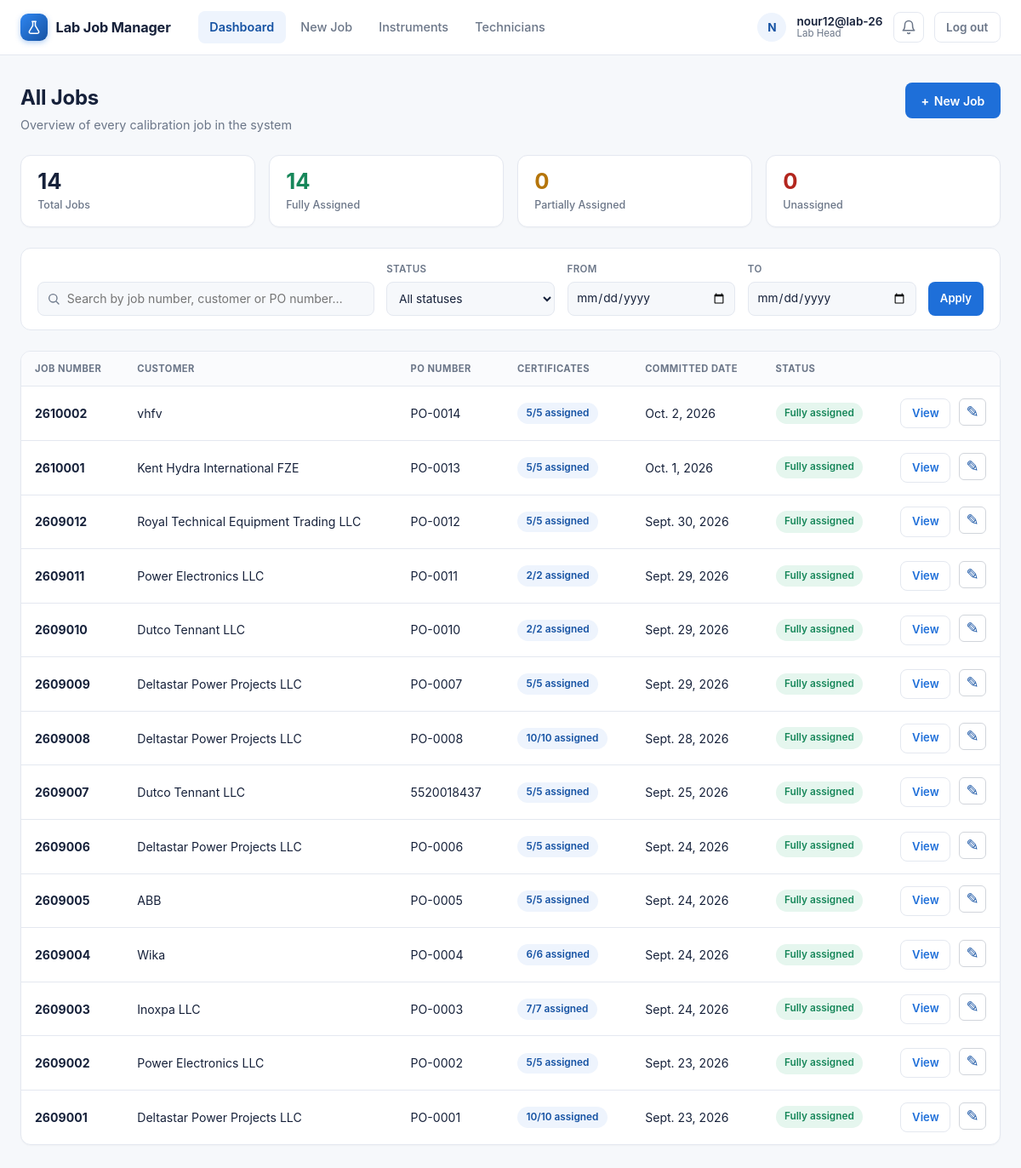
The app's page / (signed in), older data.
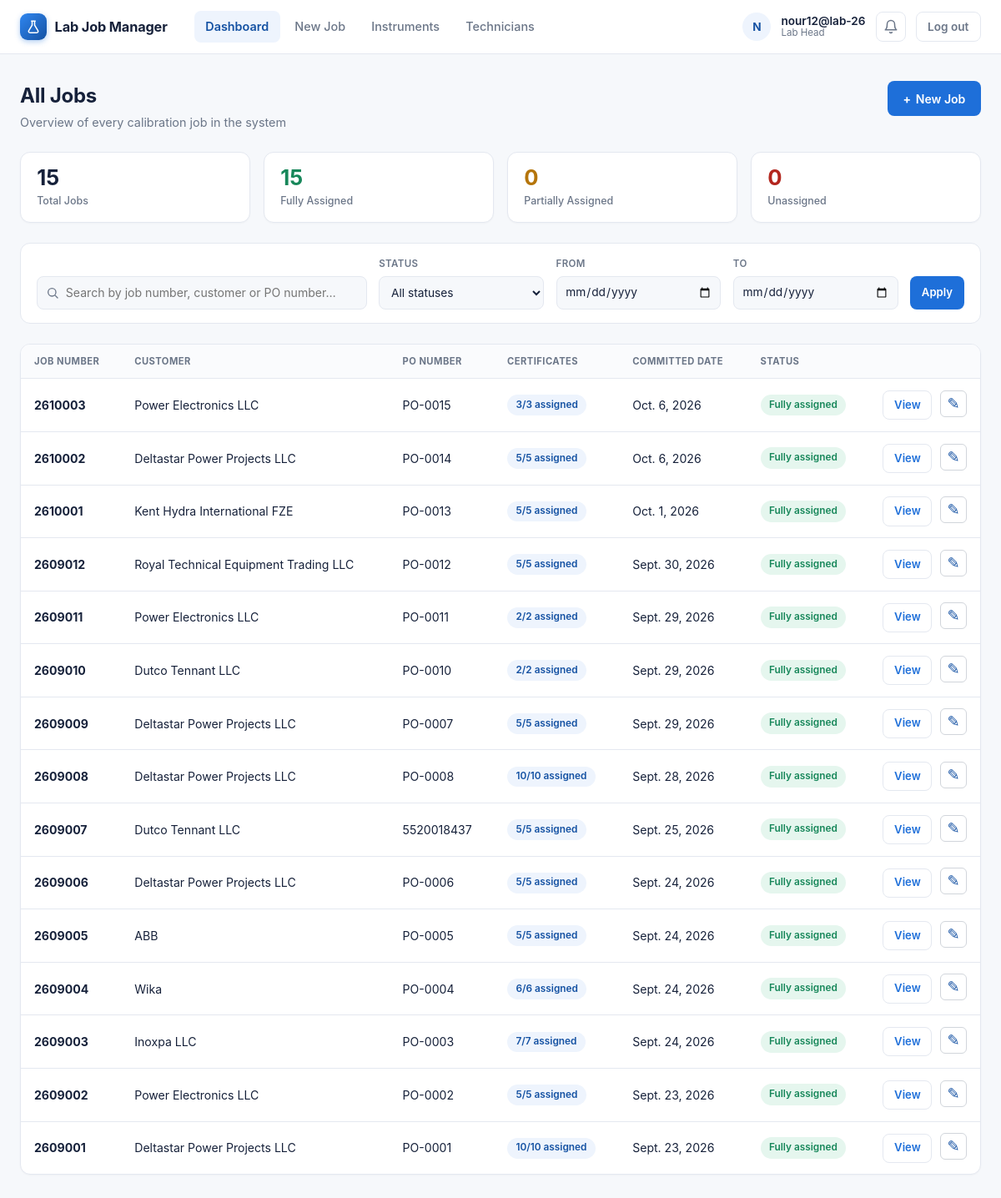
The same page, newer data.
### labmanager/models.py (models this page shows, shortened)
class User(AbstractUser):
    class Role(models.TextChoices):
        LAB_HEAD = "head", "Lab Head"
        TECHNICIAN = "technician", "Lab Technician"
    role = models.CharField(max_length=20, choices=Role.choices, default=Role.LAB_HEAD)
    @property
    def is_lab_head(self):
        return self.role == self.Role.LAB_HEAD

class Job(models.Model):
    job_number = models.CharField(max_length=20, unique=True, editable=False)
    customer_name = models.CharField(max_length=200)
    customer_address = models.TextField(blank=True)
    telephone_number = models.CharField(
        max_length=50,
        blank=True
    )
    fax_number = models.CharField(
        max_length=50,
        blank=True
    )
    location = models.CharField(
        max_length=200,
        blank=True,
        choices=LOCATION_CHOICES
    )
    scope_of_work = models.CharField(
        max_length=500,
        blank=True
    )
    po_number = models.CharField(max_length=100)
    quantity = models.PositiveIntegerField(help_text="Total number of certificates for this job")
    committed_date = models.DateField(null=True, blank=True)
    created_by = models.ForeignKey(User, on_delete=models.PROTECT, related_name="jobs_created")
    created_at = models.DateTimeField(auto_now_add=True)
    class Meta:
        ordering = ["-created_at"]
    @property
    def certificates_assigned_count(self):
        return sum(li.quantity for li in self.line_items.all())

class JobLineItem(models.Model):
    job = models.ForeignKey(Job, on_delete=models.CASCADE, related_name="line_items")
    instrument = models.ForeignKey(Instrument, on_delete=models.PROTECT, related_name="line_items")
    model = models.CharField(max_length=150, blank=True)
    range_from = models.DecimalField(max_digits=12, decimal_places=2, null=True, blank=True)
    range_to = models.DecimalField(max_digits=12, decimal_places=2, null=True, blank=True)
    unit = models.CharField(max_length=50, blank=True, null=True, choices=UNIT_CHOICES)
    quantity = models.PositiveIntegerField(default=1)
    assigned_to = models.ForeignKey(User, on_delete=models.PROTECT,  related_name="assigned_line_items", limit_choices_to={"role": User.Role.TECHNICIAN},)
    calibration_points = models.PositiveIntegerField(default=1)
    calibration_validity_value = models.PositiveIntegerField(
        null=True,
        blank=True,
        verbose_name="Calibration Validity",
    )
    calibration_validity_unit = models.CharField(
        max_length=10,
        choices=CALIBRATION_VALIDITY_UNIT_CHOICES,
        default="years",
        blank=True,
    )
    reference_procedure = models.CharField(max_length=150, blank=True, choices=REFERENCE_PROCEDURE_CHOICES)

### labmanager/views.py (the view, shortened to what this page needs)
# urls.py: path("", views.dashboard, name="dashboard"),
@login_required
def dashboard(request):
    if request.user.is_lab_head:
        jobs = Job.objects.all()
    else:
        jobs = Job.objects.filter(line_items__assigned_to=request.user).distinct()
    search_query = request.GET.get("q", "").strip()
    status_filter = request.GET.get("status", "").strip()
    date_from = request.GET.get("date_from", "").strip()
    date_to = request.GET.get("date_to", "").strip()
    if date_from:
        jobs = jobs.filter(committed_date__gte=date_from)
    if date_to:
        jobs = jobs.filter(committed_date__lte=date_to)
    jobs = jobs.distinct()
    jobs_list = list(jobs)
    complete_count = 0
    partial_count = 0
    unassigned_count = 0
    for job in jobs_list:
        assigned = job.certificates_assigned_count
        job.assignment_percent = int(round((assigned / job.quantity) * 100)) if job.quantity else 0
        if assigned <= 0:
            job.assignment_status = "unassigned"
            unassigned_count += 1
        elif assigned < job.quantity:
            job.assignment_status = "partial"
            partial_count += 1
        else:
            job.assignment_status = "complete"
            complete_count += 1
    if status_filter in ("complete", "partial", "unassigned"):
        jobs_list = [j for j in jobs_list if j.assignment_status == status_filter]
    context = {
        "jobs": jobs_list,
        "search_query": search_query,
        "status_filter": status_filter,
        "date_from": date_from,
        "date_to": date_to,
        "total_jobs": len(jobs_list) if not status_filter else (complete_count + partial_count + unassigned_count),
        "complete_count": complete_count,
        "partial_count": partial_count,
        "unassigned_count": unassigned_count,
    }
    return render(request, "labmanager/dashboard.html", context)

### labmanager/context_processors.py (called while the page is built)
def notifications(request):
    user = getattr(request, "user", None)
    if not user or not user.is_authenticated:
        return {}
    qs = Notification.objects.filter(recipient=user)
    return {
        "unread_notification_count": qs.filter(is_read=False).count(),
        "recent_notifications": list(qs[:10]),
    }

### labmanager/templates/labmanager/dashboard.html (shortened to what this page needs)
{% extends "labmanager/base.html" %}
{% block content %}
<div class="dash-page">
    <div class="dash-header">
        <div>
            <h1>{% if user.is_lab_head %}All Jobs{% else %}My Assigned Jobs{% endif %}</h1>
            <p class="dash-sub">
                {% if user.is_lab_head %}
                    Overview of every calibration job in the system
                {% else %}
                    Jobs with instruments currently assigned to you
                {% endif %}
            </p>
        </div>
        {% if user.is_lab_head %}
            <a class="dash-btn dash-btn-primary" href="{% url 'job_create' %}">
                <span class="dash-btn-icon">+</span> New Job
            </a>
        {% endif %}
    </div>
    <div class="dash-stats">
        <div class="dash-stat">
            <span class="dash-stat-value">{{ total_jobs }}</span>
            <span class="dash-stat-label">Total Jobs</span>
        </div>
        <div class="dash-stat">
            <span class="dash-stat-value dash-stat-complete">{{ complete_count }}</span>
            <span class="dash-stat-label">Fully Assigned</span>
        </div>
        <div class="dash-stat">
            <span class="dash-stat-value dash-stat-partial">{{ partial_count }}</span>
            <span class="dash-stat-label">Partially Assigned</span>
        </div>
        <div class="dash-stat">
            <span class="dash-stat-value dash-stat-unassigned">{{ unassigned_count }}</span>
            <span class="dash-stat-label">Unassigned</span>
        </div>
    </div>
    <form method="get" class="dash-toolbar">
        <div class="dash-search">
            <input
                type="text"
                name="q"
                value="{{ search_query }}"
                placeholder="Search by job number, customer or PO number…"
                autocomplete="off"
            >
        </div>
        <div class="dash-filter-group">
            <label class="dash-filter-label" for="dash-status">Status</label>
            <select id="dash-status" name="status">
                <option value="" {% if not status_filter %}selected{% endif %}>All statuses</option>
            </select>
        </div>
        <div class="dash-filter-group">
            <label class="dash-filter-label" for="dash-date-from">From</label>
            <input type="date" id="dash-date-from" name="date_from" value="{{ date_from }}">
        </div>
        <div class="dash-filter-group">
            <label class="dash-filter-label" for="dash-date-to">To</label>
            <input type="date" id="dash-date-to" name="date_to" value="{{ date_to }}">
        </div>
        <div class="dash-filter-actions">
            <button type="submit" class="dash-btn dash-btn-primary dash-btn-small">Apply</button>
        </div>
    </form>
    <div class="dash-card">
        <div class="dash-table-wrap">
            <table class="dash-table">
                <thead>
                    <tr>
                        <th>Job Number</th>
                        <th>Customer</th>
                        <th>PO Number</th>
                        <th>Certificates</th>
                        <th>Committed Date</th>
                        <th>Status</th>
                        <th class="dash-col-action"></th>
                    </tr>
                </thead>
                <tbody>
                    {% for job in jobs %}
                    <tr>
                        <td data-label="Job Number"><span class="dash-job-number">{{ job.job_number }}</span></td>
                        <td data-label="Customer">{{ job.customer_name }}</td>
                        <td data-label="PO Number">{{ job.po_number }}</td>
                        <td><span class="pill">{{ job.certificates_assigned_count }}/{{ job.quantity }} assigned</span></td>
                        <td data-label="Committed Date">{{ job.committed_date|default:"—" }}</td>
                        <td data-label="Status">
                            {% if job.assignment_status == "complete" %}
                                <span class="dash-badge dash-badge-complete">Fully assigned</span>
                            {% elif job.assignment_status == "partial" %}
                                <span class="dash-badge dash-badge-partial">Partially assigned</span>
                            {% else %}
                                <span class="dash-badge dash-badge-unassigned">Unassigned</span>
                            {% endif %}
                        </td>
                        <td data-label="" class="dash-col-action">
                            <a
                                class="dash-btn dash-btn-ghost dash-btn-small"
                                href="{% url 'job_detail' job.pk %}">
                                View
                            </a>
                            {% if user.is_lab_head %}
                                <a
                                    class="dash-edit-icon"
                                    href="{% url 'job_edit' job.pk %}"
                                    title="Edit Job"
                                    aria-label="Edit Job">
                                    ✎
                                </a>
                            {% endif %}
                        </td>
                    </tr>
                    {% endfor %}
                </tbody>
            </table>
        </div>
    </div>
</div>
{% endblock %}

### labmanager/templates/labmanager/base.html (shortened to what this page needs)
{% load static %}
<!DOCTYPE html>
<html lang="en">
<head>
    <link rel="stylesheet" href="{% static 'styles.css' %}">
</head>
<body>
    {% with current=request.resolver_match.url_name %}
    <header class="topbar">
        <div class="topbar-inner">
            <a class="brand" href="{% url 'dashboard' %}">
                <span class="brand-mark">
                    <svg width="18" height="18" viewBox="0 0 24 24" fill="none" xmlns="http://www.w3.org/2000/svg">
                        <path d="M9 3h6M10 3v6.5L4.6 18.6A2 2 0 0 0 6.3 21.5h11.4a2 2 0 0 0 1.7-2.9L14 9.5V3" stroke="currentColor" stroke-width="2" stroke-linecap="round" stroke-linejoin="round"/>
                    </svg>
                </span>
                Lab Job Manager
            </a>
            {% if user.is_authenticated %}
                <div class="nav-menu">
                    <nav class="nav-links">
                        <a class="nav-link {% if current == 'dashboard' %}active{% endif %}" href="{% url 'dashboard' %}">Dashboard</a>
                        {% if user.is_lab_head %}
                            <a class="nav-link {% if current == 'job_create' %}active{% endif %}" href="{% url 'job_create' %}">New Job</a>
                            <a class="nav-link {% if current == 'instrument_list' %}active{% endif %}" href="{% url 'instrument_list' %}">Instruments</a>
                            <a class="nav-link {% if current == 'technician_list' %}active{% endif %}" href="{% url 'technician_list' %}">Technicians</a>
                        {% endif %}
                    </nav>
                    <div class="nav-user">
                        <span class="nav-avatar">{{ user.username|slice:":1" }}</span>
                        <span class="nav-user-meta">
                            <span class="nav-user-name">{{ user.username }}</span>
                            <span class="nav-user-role">{% if user.is_lab_head %}Lab Head{% else %}Lab Technician{% endif %}</span>
                        </span>
                        <details class="notif" id="notif">
                            <summary class="notif-btn" aria-label="Notifications" title="Notifications">
                                <svg width="18" height="18" viewBox="0 0 24 24" fill="none"><path d="M18 8a6 6 0 1 0-12 0c0 7-3 9-3 9h18s-3-2-3-9M13.73 21a2 2 0 0 1-3.46 0" stroke="currentColor" stroke-width="2" stroke-linecap="round" stroke-linejoin="round"/></svg>
                            </summary>
                        </details>
                        <form method="post" action="{% url 'logout' %}" style="display: inline;">
                            <button type="submit" class="logout-btn">Log out</button>
                        </form>
                    </div>
                </div>
            {% else %}
                <div class="nav-auth">
                    <a class="nav-link {% if current == 'login' %}active{% endif %}" href="{% url 'login' %}">Log in</a>
                    <a class="nav-link {% if current == 'signup' %}active{% endif %}" href="{% url 'signup' %}">Sign up</a>
                </div>
            {% endif %}
        </div>
    </header>
    {% endwith %}
    <main class="container">
        {% block content %}{% endblock %}
    </main>
</body>
</html>

Row changes from the older to the newer data that the page shows:
removed Job: job_number "2610002", customer_name "vhfv", po_number "PO-0014", certificates_assigned_count "5", quantity "5", committed_date "Oct. 2, 2026", shows "Fully assigned"
added Job: job_number "2610003", customer_name "Power Electronics LLC", po_number "PO-0015", certificates_assigned_count "3", quantity "3", committed_date "Oct. 6, 2026", shows "Fully assigned"
added Job: job_number "2610002", customer_name "Deltastar Power Projects LLC", po_number "PO-0014", certificates_assigned_count "5", quantity "5", committed_date "Oct. 6, 2026", shows "Fully assigned"
Text that changed along with them:
{{ total_jobs }}: "14" → "15"
{{ complete_count }}: "14" → "15"
